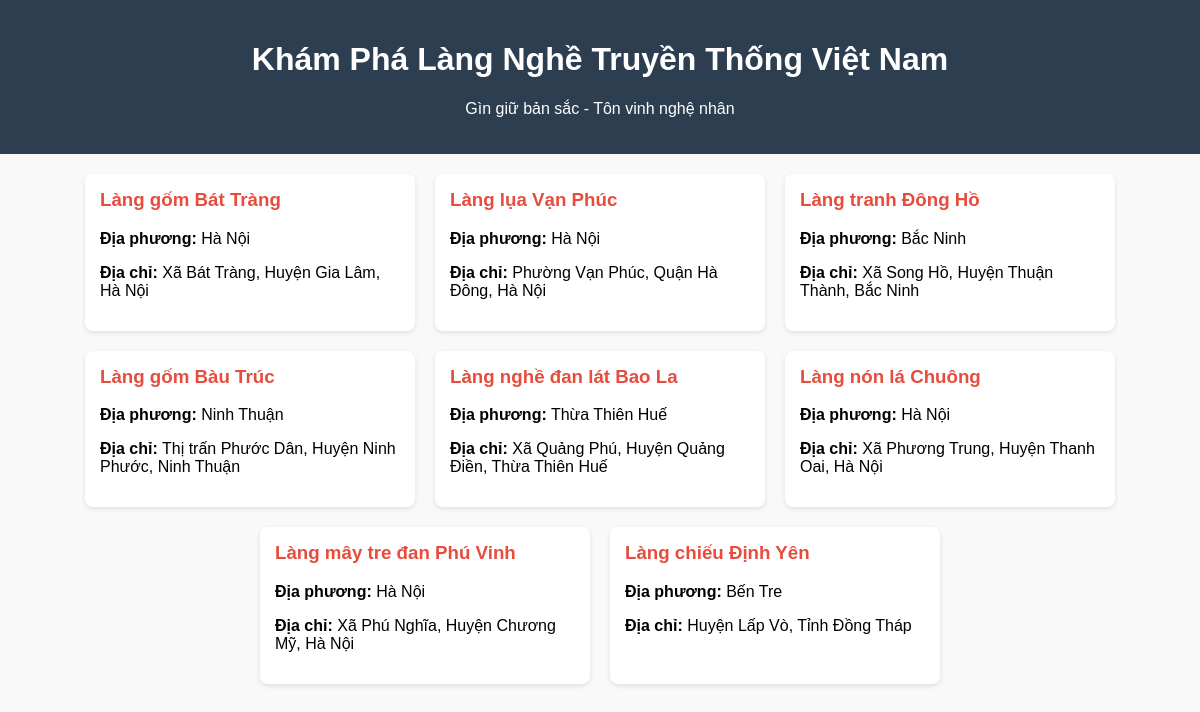
The app's page /progress-report/scr/index.php with its own data.
### tables this page shows
CREATE TABLE `craft_villages` (
  `id` int(11) NOT NULL,
  `name` varchar(255) NOT NULL,
  `location_id` int(11) NOT NULL,
  `category_id` int(11) NOT NULL,
  `address` varchar(255) NOT NULL,
  `history` longtext NOT NULL,
  `featured_products` text NOT NULL,
  `image_url` varchar(255) DEFAULT NULL,
  `created_at` timestamp NOT NULL DEFAULT current_timestamp()
);

CREATE TABLE `locations` (
  `id` int(11) NOT NULL,
  `name` varchar(255) NOT NULL,
  `description` text DEFAULT NULL,
  `created_at` timestamp NOT NULL DEFAULT current_timestamp()
);

### progress-report/scr/index.php (the view, shortened to what this page needs)
<?php include 'config.php'; ?>
<!DOCTYPE html>
<html lang="vi">
<head>
</head>
<body>
    <div class="header">
        <h1>Khám Phá Làng Nghề Truyền Thống Việt Nam</h1>
        <p>Gìn giữ bản sắc - Tôn vinh nghệ nhân</p>
    </div>
    <div class="container">
        <?php
        $sql = "SELECT cv.name, cv.address, cv.history, l.name as location
                FROM craft_villages cv
                JOIN locations l ON cv.location_id = l.id";
        $result = $conn->query($sql);
        if ($result === false) {
            echo "<p style='color:red;'>Lỗi CSDL: " . $conn->error . "</p>";
        } elseif ($result->num_rows > 0) {
            while($row = $result->fetch_assoc()) {
                echo "<div class='card'>";
                echo "<h3>" . $row['name'] . "</h3>";
                echo "<p><strong>Địa phương:</strong> " . $row['location'] . "</p>";
                echo "<p><strong>Địa chỉ:</strong> " . $row['address'] . "</p>";
                echo "</div>";
            }
        } else {
            echo "<p>Hệ thống đang cập nhật dữ liệu làng nghề...</p>";
        }
        ?>
    </div>
</body>
</html>

### progress-report/scr/index.php (style rules this page uses)
body { font-family: Arial, sans-serif; margin: 0; background-color: #f9f9f9; }
.header { background-color: #2c3e50; color: white; padding: 20px; text-align: center; }
.container { display: flex; flex-wrap: wrap; gap: 20px; padding: 20px; justify-content: center; }
.card { background: white; padding: 15px; border-radius: 8px; box-shadow: 0 2px 5px rgba(0,0,0,0.1); width: 300px; }
.card h3 { color: #e74c3c; margin-top: 0; }

### records on screen
craft_villages: name "Làng gốm Bát Tràng", location.name "Hà Nội", address "Xã Bát Tràng, Huyện Gia Lâm, Hà Nội"
craft_villages: name "Làng lụa Vạn Phúc", location.name "Hà Nội", address "Phường Vạn Phúc, Quận Hà Đông, Hà Nội"
craft_villages: name "Làng tranh Đông Hồ", location.name "Bắc Ninh", address "Xã Song Hồ, Huyện Thuận Thành, Bắc Ninh"
craft_villages: name "Làng gốm Bàu Trúc", location.name "Ninh Thuận", address "Thị trấn Phước Dân, Huyện Ninh Phước, Ninh Thuận"
craft_villages: name "Làng nghề đan lát Bao La", location.name "Thừa Thiên Huế", address "Xã Quảng Phú, Huyện Quảng Điền, Thừa Thiên Huế"
craft_villages: name "Làng nón lá Chuông", location.name "Hà Nội", address "Xã Phương Trung, Huyện Thanh Oai, Hà Nội"
craft_villages: name "Làng mây tre đan Phú Vinh", location.name "Hà Nội", address "Xã Phú Nghĩa, Huyện Chương Mỹ, Hà Nội"
craft_villages: name "Làng chiếu Định Yên", location.name "Bến Tre", address "Huyện Lấp Vò, Tỉnh Đồng Tháp"
